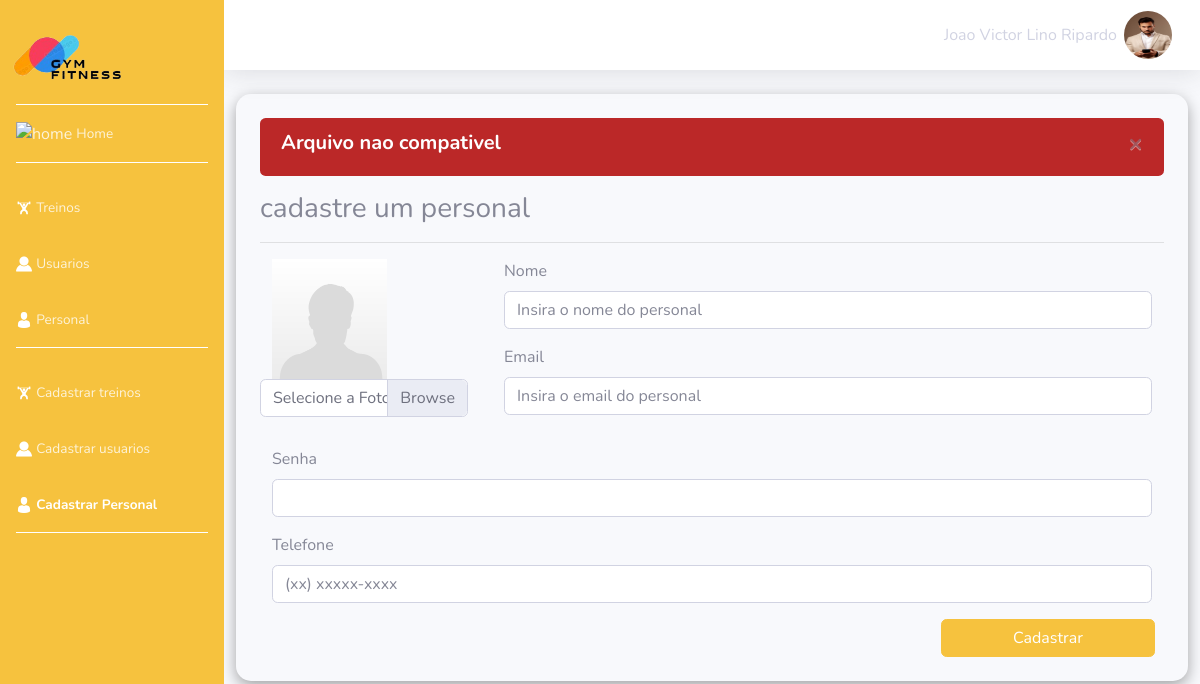
Screenshot of /personal/cadpersonal.php?msg=arquivo_nao_compativel (signed in) with the database file from the repository.
### tables this page shows
CREATE TABLE `tbpersonal` (
  `id_adm` int(11) UNSIGNED NOT NULL,
  `foto_personal` varchar(50) DEFAULT NULL,
  `nome` varchar(100) DEFAULT NULL,
  `email` varchar(100) DEFAULT NULL,
  `senha` varchar(50) DEFAULT NULL,
  `telefone` varchar(50) DEFAULT NULL
);

### personal/cadpersonal.php (the view, shortened to what this page needs)
<!DOCTYPE html>
<html lang="en">
<head>
    <link href="../vendor/fontawesome-free/css/all.min.css" rel="stylesheet" type="text/css">
    <link href="../css/sb-admin-2.css" rel="stylesheet">
    <link rel="stylesheet" href="https://cdn.jsdelivr.net/npm/bootstrap-icons@1.11.3/font/bootstrap-icons.min.css">
    <link rel='stylesheet' href='https://cdn-uicons.flaticon.com/2.3.0/uicons-solid-straight/css/uicons-solid-straight.css'>
</head>
<body id="page-top">
    <div id="wrapper">
        <ul class="navbar-nav bg-warning sidebar sidebar-dark accordion" id="accordionSidebar">
            <li class="nav-item ">
                <div class="sidebar-brand-icon ">
                    <img src="../img/logo.png" class="logo1" alt="logo" >
                </div>
            </li>
            <li class="nav-item ">
                <a class="nav-link" href="../principal/principal.php">
                <img src="../img/icon/home.png" alt="home">
                    <span>Home</span></a>
            </li>
            <hr class="sidebar-divider">
            <li class="nav-item ">
                <a class="nav-link" href="../treino/treinos.php">
                <img src="../img/icon/treino.png" alt="home">
                    <span>Treinos</span></a>
            </li>
            <li class="nav-item">
                <a class="nav-link " href="../usuario/cadbuscausuario.php">
                <img src="../img/icon/user.png" alt="home">
                    <span>Usuarios</span>
                </a>
            </li>
            <li class="nav-item">
                <a class="nav-link " href="cadbuscapersonal.php">
                    <img src="../img/icon/personal.png" alt="personal">
                    <span>Personal</span>
                </a>
            </li>
            <hr class="sidebar-divider">
                <li class="nav-item">
                    <a class="nav-link" href="../treino/cadtreino.php">
                        <img src="../img/icon/treino.png" alt="home">
                        <span>Cadastrar treinos</span>
                    </a>
                </li>
                <li class="nav-item">
                    <a class="nav-link" href="../usuario/cadusuario.php" >
                        <img src="../img/icon/user.png" alt="home">
                        <span>Cadastrar usuarios</span>
                    </a>
                </li>
                <li class="nav-item active">
                    <a class="nav-link " href="cadpersonal.php" >
                        <img src="../img/icon/personal.png" alt="personal">
                        <span>Cadastrar Personal</span>
                    </a>
                </li>
            <hr class="sidebar-divider d-none d-md-block">
        </ul>
        <div id="content-wrapper" class="d-flex flex-column">
            <div id="content">
                <nav class="navbar navbar-expand navbar-light bg-white topbar mb-4 static-top shadow">
                    <?php
                                if(isset( $_SESSION['personal'])){
                                    include('../banco.php');
                                    $sql = "SELECT * FROM tbpersonal where id_adm = ".$_SESSION['personal']." ";
                                    $resultado = $conexao->query($sql);
                                    if ($resultado-> num_rows > 0) {
                                        while ($linha = $resultado->fetch_array()) {
                                                echo '<ul class="navbar-nav ml-auto">';
                                                echo '<li class="nav-item dropdown no-arrow">';
                                                echo '<a class="nav-link dropdown-toggle" href="#" id="userDropdown" role="button" data-toggle="dropdown" aria-haspopup="true" aria-expanded="false">';
                                                echo '<span>'.$linha['nome'].'</span>';
                                                echo '<img class="img-profile rounded-circle" src=" '.$linha['foto_personal'].'">';
                                                echo '</a>';
                                                echo '</li>';
                                                echo '</ul>';
                                            }
                                    }
                                }
                            ?>
                </nav>
                <form class="form-cadastro" action="cadastro.php" method="POST" enctype="multipart/form-data">
                            <?php
                                if (isset($_GET['msg']) == 'arquivo_nao_compativel') {
                                    echo '<div class="alert  alert-dismissible fade show" role="alert" style="background-color:rgb(187, 40, 40);">
                                            <h6 style="color:white; font-weight:bold; font-size:20px">Arquivo nao compativel </h6>
                                            <button type="button" class="close" data-dismiss="alert" aria-label="Close">
                                            <span aria-hidden="true">&times;</span>
                                            </button>
                                            </div>';
                                }
                            ?>
                            <div class="form-group">
                                <h3>cadastre um personal</h3>
                            </div>
                            <hr class="sidebar-divider d-none d-md-block">
                            <div class="row" style="">
                            <div class="col-xs-8 col-sm-3 col-md-3 col-lg-3">
                                <div class="row">
                                    <div class="col-12">
                                        <img id="output" src="../img/user.webp" class="img2 col-8" ></img>
                                    </div>
                                </div>
                                <div class="row">
                                    <div class="col-12">
                                        <div class="col-12">
                                            <label for="url_foto" class="custom-file-label">Selecione a Foto</label>
                                        </div>
                                    </div>
                                </div>
                             </div>
                                <div class="form-group flex-column col-9">
                                    <div class="form-group col-12">
                                        <label for="inputeNome">Nome</label>
                                        <input type="text" class="form-control" id="nome" name="nome" placeholder="Insira o nome do personal">
                                    </div>
                                    <div class="form-group col-12">
                                        <label for="inputAddress">Email</label>
                                        <input type="email" class="form-control" id="email" name="email" placeholder="Insira o email do personal">
                                    </div>
                                </div>
                            </div>
                            <div class="form-group col-12">
                                <label for="inputAddress2">Senha</label>
                                <input type="password" class="form-control" id="senha" name="senha" placeholder="">
                            </div>
                            <div class="form-group col-md-12">
                                <label for="inputCity">Telefone</label>
                                <input type="tel" class="form-control" id="tel" name="tel" placeholder="(xx) xxxxx-xxxx">
                            </div>
                            <div class="form-group2 col-md-6">
                                <button type="submit" class="btn btn-warning col-md-6">Cadastrar</button>
                            </div>
                </form>
            </div>
        </div>
    </div>
</body>
</html>

### rows the page displays
tbpersonal: nome "Joao Victor Lino Ripardo", foto_personal (picture)
